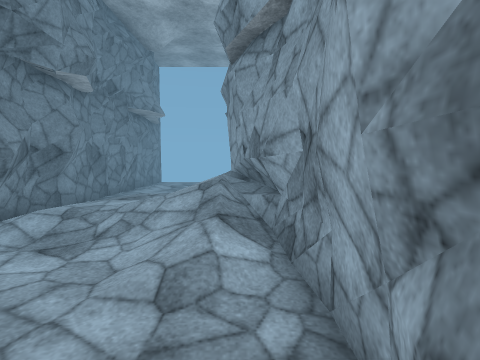
[1] (above)

12 first-person views from a walk through a Unity game level. The camera is 1.5 m above the floor, tilts 4° down and sees 85° across. The floor is counted in squares, 1 m on a side. Each view is taken from the middle of a square. On the plan, view 1 faces up. The plan holds only what a view shows up to about 14 squares ahead; the rest is blank. Some animated figures are left out. Surface patterns are stand-ins for the level's own textures.

[2]
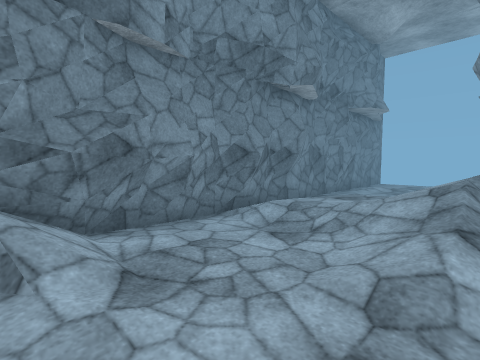

[3]
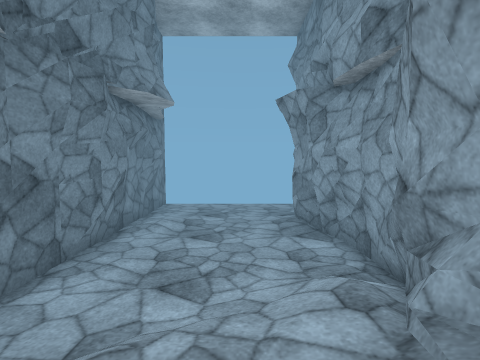

[4]
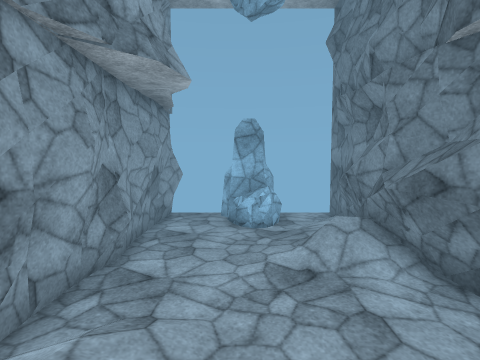

[5]
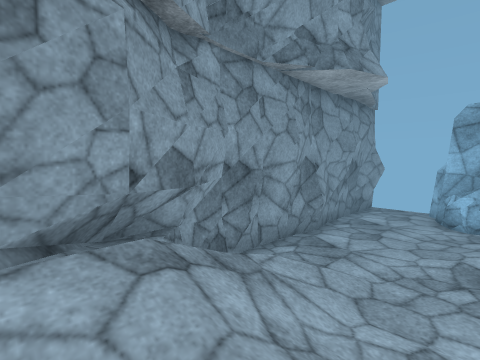

[6]
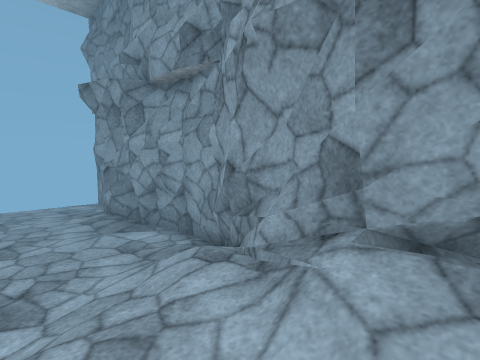

[7]
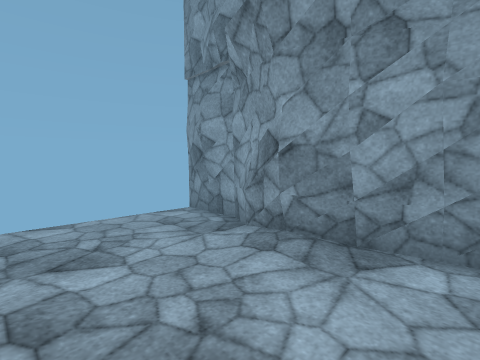

[8]
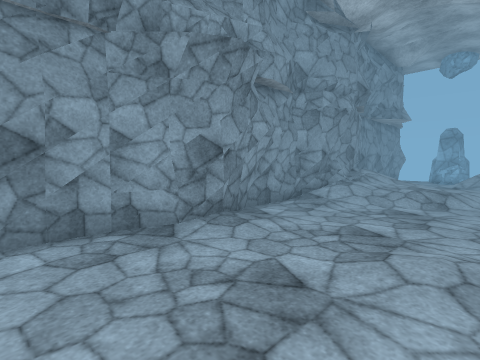

[9]
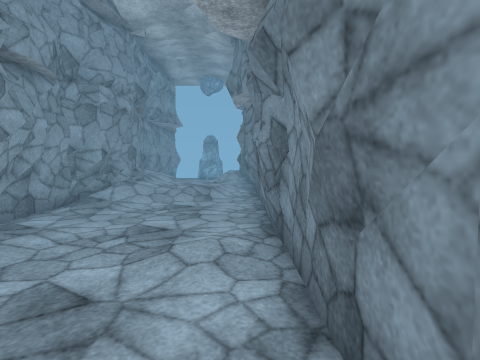

[10]
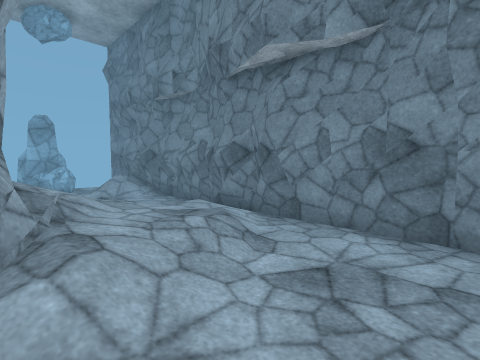

[11]
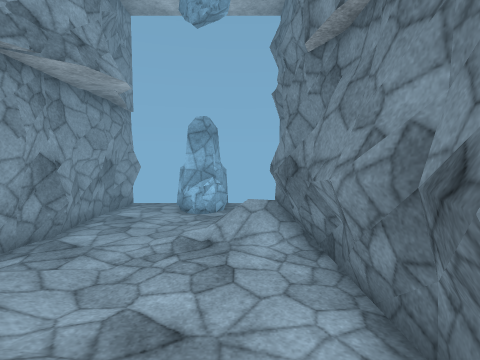

[12]
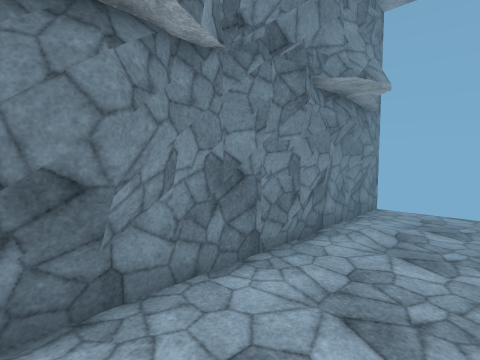

### Floor plan
Key: @ floor where view 1 was taken; # wall or solid block; x gap in a wall; . main floor; : floor 0.25 m higher than the main floor; + floor 0.5 m higher than the main floor; / step, stairs or slope; = window, fence, low wall or low ledge.
Columns run from 6 left of view 1 to 1 right of it. Each row starts with its distance up from view 1.
 19  ......x
 18 #......#
 17 #......#
 16 #.....##
 15 #/:...##
 14 #.....##
 13 #.....##
 12 #......#
 11 #......#
 10 #...//##
  9 #..///#
  8 #//++/#
  7 #/+++/#
  6 ##+///#
  5 ##////##
  4  #...//#
  3  #...//#
  2  #.....#
  1  #//...#
  0  #//..@#
 -1  #/....#
 -2 ##/.=..#
 -3 #/.==..#
 -4 #..##.##
 -5 #  ##  #

Positions as (right, up) in squares from view 1, and headings:
1: (0, 0), facing up
2: (0, 0), facing up-left
3: (-2, 6), facing up
4: (-2, 6), facing down
5: (-3, 7), facing down-right
6: (-3, 6), facing up-right
7: (-4, 12), facing up-right
8: (-5, 19), facing down-right
9: (-5, 19), facing down
10: (0, 12), facing down-left
11: (-4, 7), facing down
12: (-2, 7), facing up-left
